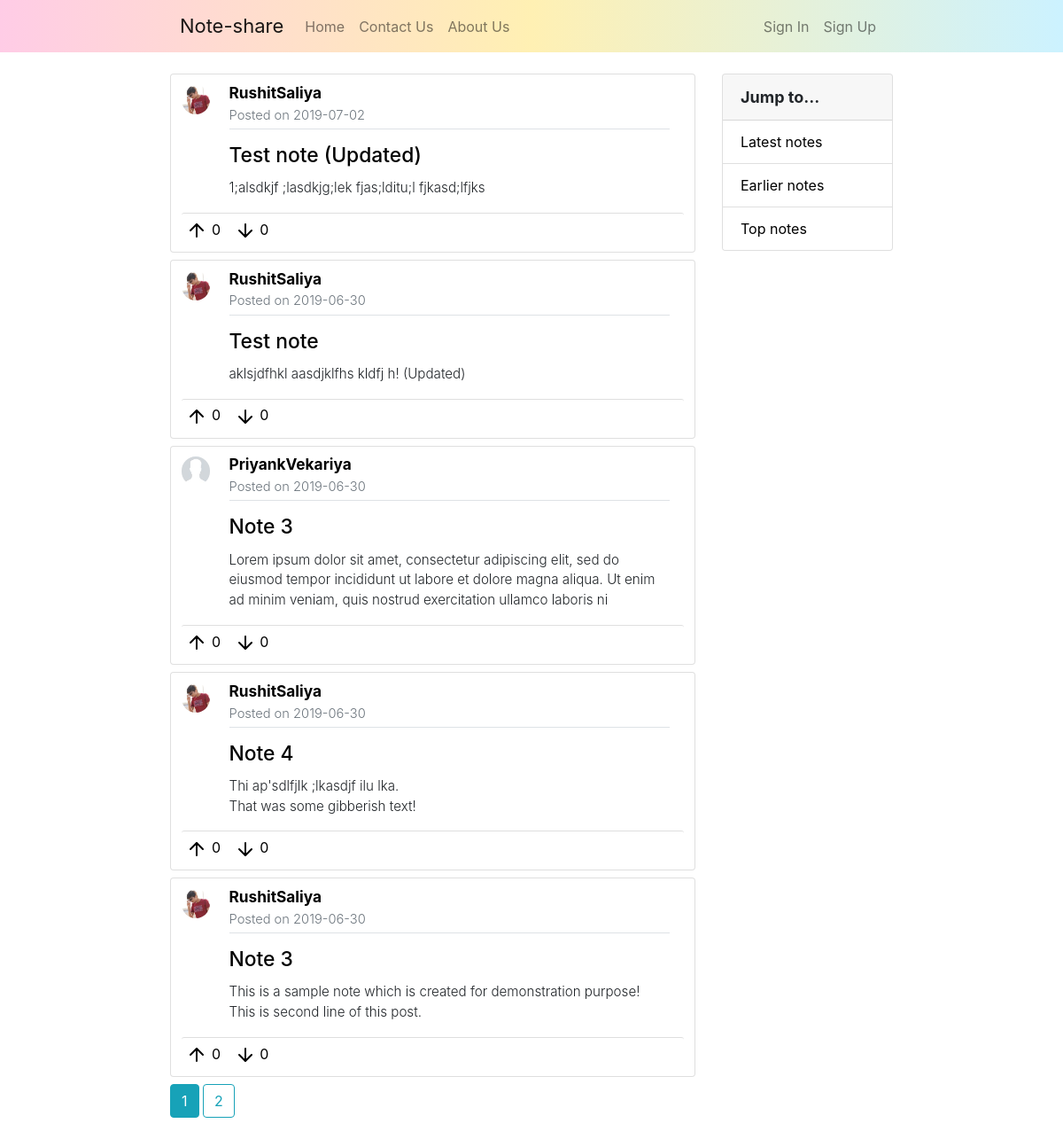
The page /home on the database its author committed.
### noteshare/models.py (models this page shows, shortened)
class Note(db.Model):
    id = db.Column(db.Integer, primary_key=True)
    title = db.Column(db.String(100), nullable=False)
    date_posted = db.Column(db.DateTime, nullable=False, default=datetime.utcnow)
    content = db.Column(db.Text, nullable=False)
    content_image = db.Column(db.String(20), nullable=True)
    ups = db.Column(db.Integer, nullable=False, default=0)
    downs = db.Column(db.Integer, nullable=False, default=0)
    user_id = db.Column(db.Integer, db.ForeignKey('user.id'), nullable=False)

class User(db.Model, UserMixin):
    id = db.Column(db.Integer, primary_key=True)
    username = db.Column(db.String(20), unique=True, nullable=False)
    email = db.Column(db.String(100), unique=True, nullable=False)
    image_file = db.Column(db.String(20), nullable=False, default='default.jpg')
    password = db.Column(db.String(50), nullable=False)
    notes = db.relationship('Note', backref='author', lazy=True)

### noteshare/main/routes.py (the view)
@main.route('/')
@main.route('/home')
def home():
    page = request.args.get('page', 1, type=int)
    notes = Note.query.order_by(Note.date_posted.desc()).paginate(page=page, per_page=5)
    return render_template('home.html', title='Home', notes=notes)

### noteshare/templates/home.html
{% extends "layout.html" %}
{% block content %}
    <div class="col-md-8 col-pl-16">
        {% for note in notes.items %}
            <div class="card mb-md-2">
                <div class="card-body">
                    <div class="row">
                        <div class="col-md-2 pr-0" style="max-width: 11.5%; padding-top: 1%; padding-left: 2.5%;">
                            <div class="note-header">
                                <img class="rounded-circle note-author-img" src="{{ url_for('static', filename='Profile-pictures/' + note.author.image_file) }}" alt="Author's Profile-photo">
                            </div>
                        </div>
                        <div class="col-md-10 pl-0 pr-0" style="max-width: 88.5%;">
                            <div class="note-header">
                                <a class="anchor-note-username" href="{{ url_for('notes.user_notes', username=note.author.username) }}">
                                    <strong>{{ note.author.username }}</strong>
                                    <div  class="text-muted mb-1" style="font-size: 85%;">
                                        Posted on {{ note.date_posted.strftime('%Y-%m-%d') }}
                                    </div>
                                    <div class="border-bottom mb-3"></div>
                                </a>
                                <a class="anchor-note-update" href="{{ url_for('notes.note', note_id=note.id) }}">
                                        <h5 class="card-title note-title">{{ note.title }}</h5>
                                </a>
                                <p style="white-space: pre-line; font-size: 79%;">{{ note.content }}</p>
                            </div>
                        </div>
                    </div>
                    <div class="row">
                        <div class="col-md-12">
                            <div class="card-header note-action">
                                <a class="note-action-btn" href="#"><img src="{{ url_for('static', filename='Icons/arrow-up.svg') }}" alt="Like"> 0 </a>
                                <a class="note-action-btn" href="#"><img src="{{ url_for('static', filename='Icons/arrow-down.svg') }}" alt="Dislike"> 0 </a>
                            </div>
                        </div>
                    </div>
                </div>
            </div>
        {% endfor %}
        {% for page_num in notes.iter_pages(left_edge=1, right_edge=1, left_current=1, right_current=2) %}
            {% if page_num %}
                {% if notes.page == page_num %}
                    <a class="btn btn-info mb-4" href="{{ url_for('main.home', page=page_num) }}">{{ page_num }}</a>
                {% else %}
                    <a class="btn btn-outline-info mb-4" href="{{ url_for('main.home', page=page_num) }}">{{ page_num }}</a>
                {% endif %}
            {% else %}
                ...
            {% endif %}
        {% endfor %}
    </div>
    <div class="col-md-4 col-pr-16">
        <div class="card">
                <div class="card-header" style="font-size: 18px;"><strong>Jump to...</strong></div>
                <ul class="list-group list-group-flush">
                    <li class="list-group-item"><a href="#" class="sidebar-link">Latest notes</a></li>
                    <li class="list-group-item"><a href="#" class="sidebar-link">Earlier notes</a></li>
                    <li class="list-group-item"><a href="#" class="sidebar-link">Top notes</a></li>
                </ul>
        </div>
    </div>
{% endblock content %}

### noteshare/templates/layout.html (shortened to what this page needs)
<!DOCTYPE html>
<html>
    <head>
        <link rel="stylesheet" type="text/css" href="{{ url_for('static', filename='Bootstrap-4/css/bootstrap-grid.min.css') }}">
        <link rel="stylesheet" type="text/css" href="{{ url_for('static', filename='Bootstrap-4/css/bootstrap.min.css') }}">
        <link rel="stylesheet" type="text/css" href="{{ url_for('static', filename='stylesheet.css') }}">
    </head>
    <body>
        <div class="container-fluid">
            <div class="row">
                <nav class="navbar navbar-expand-md navbar-light bg-light">
                    <a class="navbar-brand margin-left" href="{{ url_for('main.home') }}">Note-share</a>
                    <div class="navbar-collapse collapse w-100 order-1 order-md-0 dual-collapse2">
                        <ul class="navbar-nav mr-auto">
                            <li class="nav-item">
                                <a class="nav-link" href="{{ url_for('main.home') }}">Home</a>
                            </li>
                            <li class="nav-item">
                                <a class="nav-link" href="#">Contact Us</a>
                            </li>
                            <li class="nav-item">
                                <a class="nav-link" href="#">About Us</a>
                            </li>
                        </ul>
                    </div>
                    <div class="navbar-collapse collapse w-100 order-3 dual-collapse2 margin-right">
                        <ul class="navbar-nav ml-auto">
                            {% if current_user.is_authenticated %}
                            <li class="nav-item">
                                    <a class="nav-link" href="{{ url_for('notes.new_note') }}">New Note</a>
                                </li>
                                <li class="nav-item">
                                    <a class="nav-link" href="{{ url_for('users.account') }}">Account</a>
                                </li>
                                <li class="nav-item">
                                    <a class="nav-link" href="{{ url_for('users.logout') }}">Logout</a>
                                </li>
                            {% else %}
                                <li class="nav-item">
                                    <a class="nav-link" href="{{ url_for('users.login') }}">Sign In</a>
                                </li>
                                <li class="nav-item">
                                    <a class="nav-link" href="{{ url_for('users.register') }}">Sign Up</a>
                                </li>
                            {% endif %}
                        </ul>
                    </div>
                </nav>
            </div>
            <div class="row">
                <div class="col-md-8 col-pl-16">
                </div>
                {% block content %}{% endblock %}
            </div>
        </div>
    </body>
</html>

### noteshare/static/stylesheet.css (style rules this page uses)
.navbar.bg-light { width: 100%; background: linear-gradient(to right, #ffcce6, #fff0b3, #ccf2ff)!important; }
.navbar-light .navbar-brand, .navbar-light .navbar-nav .active>.nav-link, .navbar-light .navbar-nav .nav-link:focus { font-size: 16px; }
.navbar-light .navbar-brand { font-size: 22px; }
.navbar-light .margin-left { padding-left: 16%; }
.note-action { border-top: 1px solid rgba(0,0,0,.125); border-bottom: none; padding: 1%; background-color: #fff; }
.card-title { font-size: 16px; }
.note-action-btn, .note-action-btn:hover { margin-right: 2%; text-decoration: none; color: #000; }
.margin-right { padding-right: 16%; }
.col-pl-16 { padding-top: 1%; padding-left: 16%; }
.col-pr-16 { padding-top: 1%; padding-right: 16%; }
.sidebar-link { text-decoration: none; color: #000; }
.note-header { font-size: 120%; font-weight: 350; }
.note-title { font-size: 170%; font-weight: 500; }
.note-author-img { object-fit: cover; height: 60%; width: 60%; }
.anchor-note-update { text-decoration: none; color: #000; font-size: 70%; }
.anchor-note-username { text-decoration: none; color: #000; font-size: 90%; }
.card-body { padding: 1% 2% 1% 2%; }

### rows shown on the page
Note: image_file (picture), author.username "RushitSaliya", date_posted "2019-07-02", title "Test note (Updated)", content "1;alsdkjf ;lasdkjg;lek fjas;lditu;l fjkasd;lfjks"
Note: image_file (picture), author.username "RushitSaliya", date_posted "2019-06-30", title "Test note", content "aklsjdfhkl aasdjklfhs kldfj h! (Updated)"
Note: image_file (placeholder picture), author.username "PriyankVekariya", date_posted "2019-06-30", title "Note 3", content "Lorem ipsum dolor sit amet, consectetur adipiscing elit, sed do eiusmod tempor incididunt ut labore et dolore magna aliqua. Ut enim ad minim veniam, quis nostrud exercitation ullamco laboris ni"
Note: image_file (picture), author.username "RushitSaliya", date_posted "2019-06-30", title "Note 4", content "Thi ap'sdlfjlk ;lkasdjf ilu lka. That was some gibberish text!"
Note: image_file (picture), author.username "RushitSaliya", date_posted "2019-06-30", title "Note 3", content "This is a sample note which is created for demonstration purpose! This is second line of this post."

### other values the page prints
{{ page_num }} "1"
{{ page_num }} "2"
